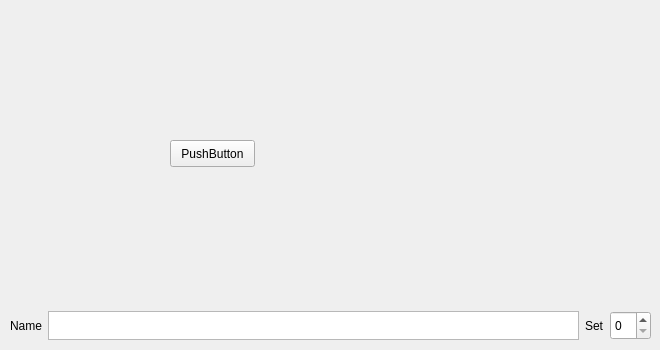
<?xml version="1.0" encoding="UTF-8"?>
<ui version="4.0">
 <class>LiveFrame</class>
 <widget class="QFrame" name="LiveFrame">
  <property name="geometry">
   <rect>
    <x>0</x>
    <y>0</y>
    <width>660</width>
    <height>350</height>
   </rect>
  </property>
  <property name="sizePolicy">
   <sizepolicy hsizetype="MinimumExpanding" vsizetype="MinimumExpanding">
    <horstretch>0</horstretch>
    <verstretch>0</verstretch>
   </sizepolicy>
  </property>
  <property name="minimumSize">
   <size>
    <width>660</width>
    <height>350</height>
   </size>
  </property>
  <property name="windowTitle">
   <string>Frame</string>
  </property>
  <property name="frameShape">
   <enum>QFrame::NoFrame</enum>
  </property>
  <property name="frameShadow">
   <enum>QFrame::Plain</enum>
  </property>
  <widget class="QWidget" name="layoutWidget">
   <property name="geometry">
    <rect>
     <x>10</x>
     <y>310</y>
     <width>641</width>
     <height>31</height>
    </rect>
   </property>
   <layout class="QHBoxLayout" name="horizontalLayout_6">
    <item>
     <widget class="QLabel" name="label_4">
      <property name="maximumSize">
       <size>
        <width>16777215</width>
        <height>29</height>
       </size>
      </property>
      <property name="text">
       <string>Name</string>
      </property>
     </widget>
    </item>
    <item>
     <widget class="QPlainTextEdit" name="plainTextEdit">
      <property name="maximumSize">
       <size>
        <width>16777215</width>
        <height>29</height>
       </size>
      </property>
     </widget>
    </item>
    <item>
     <widget class="QLabel" name="label_6">
      <property name="maximumSize">
       <size>
        <width>16777215</width>
        <height>29</height>
       </size>
      </property>
      <property name="text">
       <string>Set</string>
      </property>
     </widget>
    </item>
    <item>
     <widget class="QSpinBox" name="spinBox_4">
      <property name="maximumSize">
       <size>
        <width>16777215</width>
        <height>29</height>
       </size>
      </property>
     </widget>
    </item>
   </layout>
  </widget>
  <widget class="QStackedWidget" name="stackedWidget">
   <property name="geometry">
    <rect>
     <x>0</x>
     <y>0</y>
     <width>661</width>
     <height>301</height>
    </rect>
   </property>
   <property name="frameShape">
    <enum>QFrame::NoFrame</enum>
   </property>
   <property name="frameShadow">
    <enum>QFrame::Plain</enum>
   </property>
   <property name="currentIndex">
    <number>1</number>
   </property>
   <widget class="QWidget" name="page"/>
   <widget class="QWidget" name="page_2">
    <widget class="QPushButton" name="pushButton">
     <property name="geometry">
      <rect>
       <x>170</x>
       <y>140</y>
       <width>85</width>
       <height>27</height>
      </rect>
     </property>
     <property name="text">
      <string>PushButton</string>
     </property>
    </widget>
   </widget>
  </widget>
  <zorder>layoutWidget</zorder>
  <zorder>label_4</zorder>
  <zorder>stackedWidget</zorder>
 </widget>
 <resources/>
 <connections>
  <connection>
   <sender>spinBox_4</sender>
   <signal>valueChanged(int)</signal>
   <receiver>stackedWidget</receiver>
   <slot>setCurrentIndex(int)</slot>
   <hints>
    <hint type="sourcelabel">
     <x>606</x>
     <y>329</y>
    </hint>
    <hint type="destinationlabel">
     <x>548</x>
     <y>139</y>
    </hint>
   </hints>
  </connection>
 </connections>
</ui>
